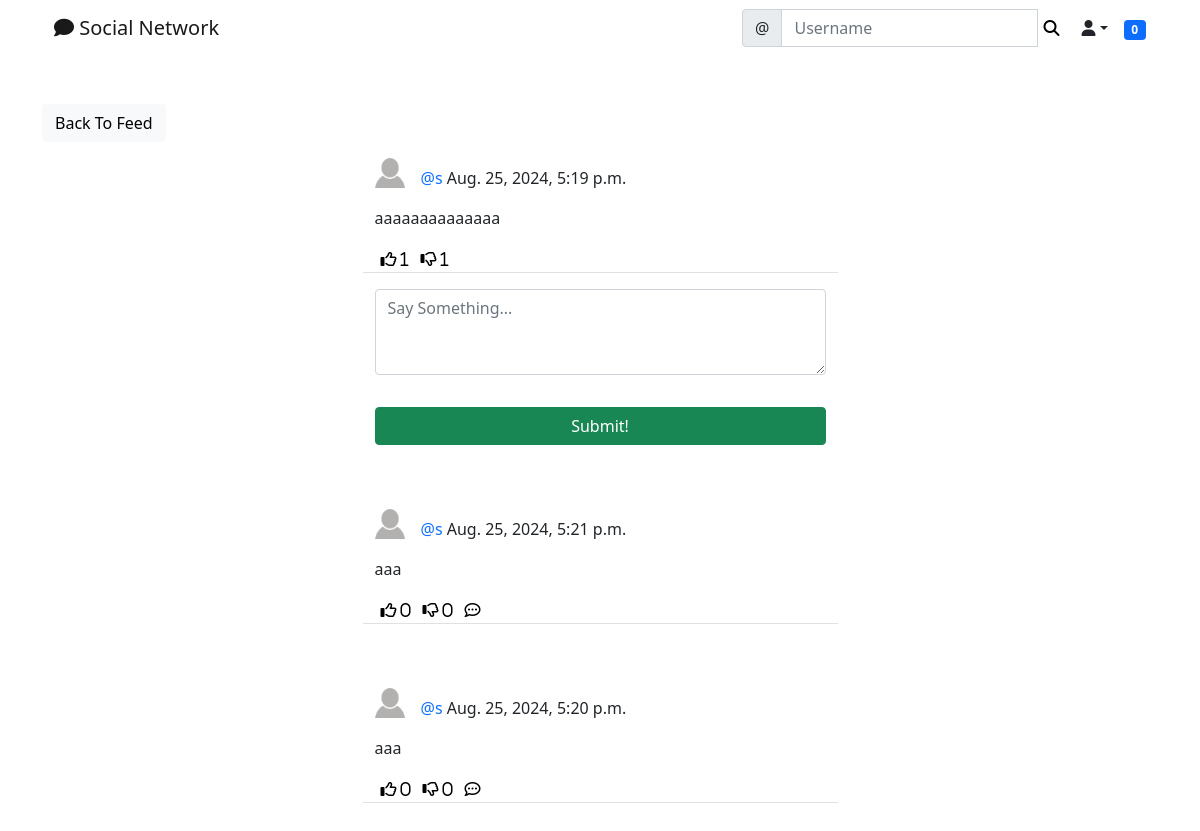
Page /social/post/12/ (signed in) on the committed database.
### social/models.py (models this page shows)
class Post(models.Model):
    body = models.TextField()
    created_on = models.DateTimeField(default=timezone.now)
    author = models.ForeignKey(User, on_delete=models.CASCADE)
    likes = models.ManyToManyField(User, blank=True, related_name='likes')
    dislikes = models.ManyToManyField(User, blank=True, related_name='dislikes')

class UserProfile(models.Model):
    user = models.OneToOneField(User, primary_key=True, verbose_name='user', related_name='profile', on_delete=models.CASCADE)
    name = models.CharField(max_length=30, blank=True, null=True)
    bio = models.TextField(max_length=500, blank=True, null=True)
    birth_date=models.DateField(null=True, blank=True)
    location = models.CharField(max_length=100, blank=True, null=True)
    picture = models.ImageField(upload_to='uploads/profile_pictures', default='uploads/profile_pictures/default.png', blank=True)
    followers = models.ManyToManyField(User, blank=True, related_name='followers')

class Comment(models.Model):
    comment = models.TextField()
    created_on = models.DateTimeField(default=timezone.now)
    author = models.ForeignKey(User, on_delete=models.CASCADE)
    post = models.ForeignKey('Post', on_delete=models.CASCADE)
    likes = models.ManyToManyField(User, blank=True, related_name='comment_likes')
    dislikes = models.ManyToManyField(User, blank=True, related_name='comment_dislikes')
    parent = models.ForeignKey('self', on_delete=models.CASCADE, blank=True, null=True, related_name='+')
    @property
    def children(self):
        return Comment.objects.filter(parent=self).order_by('-created_on').all()
    @property
    def is_parent(self):
        if self.parent is None:
            return True
        return False

### social/views.py (the view, shortened to what this page needs)
# urls.py: path('post/<int:pk>/', PostDetailView.as_view(), name='post-detail'),
class PostDetailView(LoginRequiredMixin,  View):
    def get(self, request, pk, *args, **kwargs):
        post = Post.objects.get(pk=pk)
        form = CommentForm()
        comments = Comment.objects.filter(post=post).order_by('-created_on')
        context = {
            'post': post,
            'form': form,
            'comments': comments,
        }
        return render(request, 'social/post_detail.html', context)

### social/forms.py
class CommentForm(forms.ModelForm):
    comment = forms.CharField(
        label='',
        widget=forms.Textarea(
            attrs={'rows': '3',
                   'placeholder': 'Say Something...'}
        ))
    class Meta:
        model = Comment
        fields = ['comment']

### landing/templatetags/custom_tags.py (called while the page is built)
@register.inclusion_tag('social/show_notifications.html', takes_context=True)
def show_notifications(context):
    request_user = context['request'].user
    notifications = Notification.objects.filter(to_user=request_user).exclude(user_has_seen=True).order_by('-date')
    return {'notifications': notifications}

### social/templates/social/post_detail.html (shortened to what this page needs)
{% extends 'landing/base.html' %}
{% load crispy_forms_tags %}
{%load static%}
{% block content %}
<div class="container">
    <div class="row mt-5">
        <div class="col-md-5 col-sm-6">
            <a href="{% url 'post-list' %}" class="btn btn-light">Back To Feed</a>
        </div>
    </div>
    <div class="row justify-content-center mt-3">
        <div class="col-md-5 col-sm-12 border-bottom">
            <div>
                <a href="{% url 'profile' post.author.profile.pk %}">
                    <img class="round-circle post-img" height="30" width="30"
                        src="{{ post.author.profile.picture.url }}" />
                </a>
                <p class="post-text">
                    <a class="text-primary post-link"
                        href="{% url 'profile' post.author.profile.pk %}">@{{post.author}}</a> {{ post.created_on }}
                </p>
            </div>
            <p>{{ post.body }}</p>
            <div class="d-flex flex-row">
                <form method="POST" action="{% url 'like' post.pk %}">
                    <button class="remove-default-btn" type="submit">
                        <i class="far fa-thumbs-up"> <span>{{ post.likes.all.count }}</span></i>
                    </button>
                </form>
                <form method="POST" action="{% url 'dislike' post.pk %}">
                    <button class="remove-default-btn" type="submit">
                        <i class="far fa-thumbs-down"> <span>{{ post.dislikes.all.count }}</span></i>
                    </button>
                </form>
            </div>
        </div>
    </div>
    <div class="row justify-content-center mt-3 mb-5">
        <div class="col-md-5 col-sm-12">
            <form method="POST">
                {{ form | crispy }}
                <div class="d-grid gap-2">
                    <button class="btn btn-success mt-3">Submit!</button>
                </div>
            </form>
        </div>
    </div>
    {% for comment in comments %}
    {% if comment.is_parent%}
    <div class="row justify-content-center mt-3 mb-5">
        <div class="col-md-5 col-sm-12 border-bottom">
            <p>
            <div>
                <a href="{% url 'profile' comment.author.profile.pk %}">
                    <img class="round-circle post-img" height="30" width="30"
                        src="{{ comment.author.profile.picture.url }}" />
                </a>
                <p class="post-text">
                    <a class="text-primary post-link"
                        href="{% url 'profile' comment.author.profile.pk %}">@{{comment.author }}</a>
                    {{comment.created_on }}
                </p>
            </div>
            </p>
            <p>{{ comment.comment }}</p>
            <div class="d-flex flex-row">
                <form method="POST" action="{% url 'comment-like' post.pk comment.pk %}">
                    <button class="remove-default-btn" type="submit">
                        <i class="far fa-thumbs-up"> <span>{{ comment.likes.all.count }}</span></i>
                    </button>
                </form>
                <form method="POST" action="{% url 'comment-dislike' post.pk comment.pk %}">
                    <button class="remove-default-btn" type="submit">
                        <i class="far fa-thumbs-down"> <span>{{ comment.dislikes.all.count }}</span></i>
                    </button>
                </form>
                <div>
                    <button class="remove-default-btn"><i class="far fa-comment-dots"
                            onclick="commentReplyToggle('{{ comment.pk }}')"></i></button>
                </div>
            </div>
        </div>
    </div>
    {% endif %}
    {% endfor %}
</div>
{% endblock content %}

### static/style.css (style rules this page uses)
.remove-default-btn { background-color: transparent; border: none; box-shadow: none; }
.post-link { text-decoration: none; }
.post-text { padding-top: 0.5rem; }
.post-img { float: left; margin-right: 1rem; }

### rows in the picture
Post: author.profile.picture (placeholder picture), author "s", created_on "Aug. 25, 2024, 5:19 p.m.", body "aaaaaaaaaaaaaa", likes.all.count "1", dislikes.all.count "1"
Comment: author.profile.picture (placeholder picture), author "s", created_on "Aug. 25, 2024, 5:21 p.m.", comment "aaa", likes.all.count "0", dislikes.all.count "0"
Comment: author.profile.picture (placeholder picture), author "s", created_on "Aug. 25, 2024, 5:20 p.m.", comment "aaa", likes.all.count "0", dislikes.all.count "0"

### other values in the picture
{{ notifications.count }} "0"
